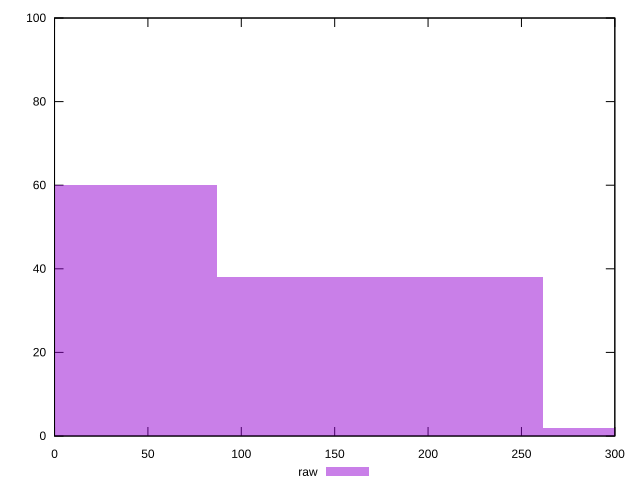

Recreate this plot in gnuplot.
reset

$raw <<EOF
174.3352095419997 38
0 60
348.6704190839994 2
EOF

set key outside below
set boxwidth 174.3352095419997
set xrange [0:300]
set yrange [0:100]
set trange [0:100]
set style fill transparent solid 0.5 noborder
set terminal svg size 640, 490 enhanced background rgb 'white'
set output "report_00009_2021-02-08T22-37-41.559Z/unminified-javascript/samples/pages+cached/raw/histogram.svg"

plot $raw title "raw" with boxes

reset
